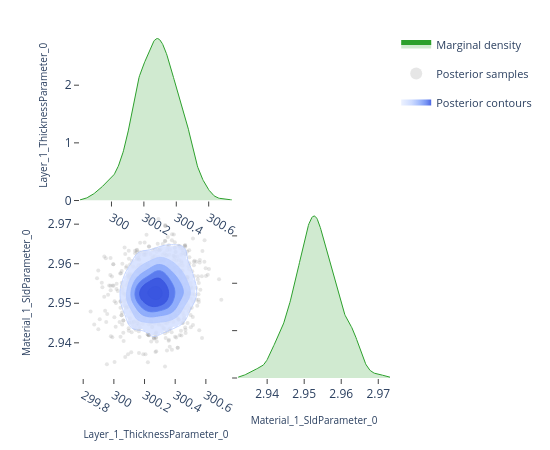

Notebook cell for this chart:
### Code cell
# ---- Pairwise focus: thickness vs SLD ---------------------------------------
# A 2-parameter corner plot zooms in on the joint posterior for a specific
# pair.  This is the same view the EasyReflectometryApp's "2D Heatmap"
# sub-tab uses to inspect parameter degeneracies.


params_of_interest = ['Layer_1_ThicknessParameter_0', 'Material_1_SldParameter_0']
idx = [posterior.param_names.index(p) for p in params_of_interest]
subset_draws = np.asarray(posterior.draws)[:, idx]

fig = plot_corner(subset_draws, params_of_interest)
fig.show()

### Figure 1 — Plotly figure (JSON) as saved in the notebook; plotly's stock layout.template omitted (floating-point values rounded to 4 significant figures; data arrays with more than 128 entries replaced by an {"elided": "..."} marker saying what was removed)
{"data": [{"fill": "tozeroy", "fillcolor": "rgba(44, 160, 44, 0.22)", "hoverinfo": "skip", "legendgroup": "marginal", "line": {"color": "rgb(44, 160, 44)", "width": 1}, "mode": "lines", "name": "Marginal density", "showlegend": true, "type": "scatter", "x": {"elided": "256 float values"}, "xaxis": "x", "y": {"elided": "256 float values"}, "yaxis": "y"}, {"hoverinfo": "skip", "legendgroup": "scatter", "marker": {"color": "rgba(140, 140, 140, 0.22)", "size": 4}, "mode": "markers", "name": "Posterior samples", "showlegend": true, "type": "scatter", "x": {"elided": "880 float values"}, "xaxis": "x3", "y": {"elided": "880 float values"}, "yaxis": "y3", "zorder": 0}, {"colorscale": [[0.0, "rgba(224, 233, 255, 0.62)"], [0.35, "rgba(183, 203, 255, 0.70)"], [0.6, "rgba(138, 169, 252, 0.78)"], [0.82, "rgba(96, 131, 242, 0.84)"], [1.0, "rgba(58, 86, 224, 0.90)"]], "connectgaps": false, "contours": {"coloring": "fill", "end": 176.9, "showlabels": false, "showlines": false, "size": 27.94, "start": 37.25}, "hoverinfo": "skip", "legendgroup": "contour", "name": "Posterior contours", "showlegend": true, "showscale": false, "type": "contour", "x": [299.8, 299.8, 299.8, 299.8, 299.9, 299.9, 299.9, 299.9, 299.9, 299.9, 299.9, 299.9, 299.9, 300.0, 300.0, 300.0, 300.0, 300.0, 300.0, 300.0, 300.0, 300.1, 300.1, 300.1, 300.1, 300.1, 300.1, 300.1, 300.1, 300.1, 300.2, 300.2, 300.2, 300.2, 300.2, 300.2, 300.2, 300.2, 300.3, 300.3, 300.3, 300.3, 300.3, 300.3, 300.3, 300.3, 300.4, 300.4, 300.4, 300.4, 300.4, 300.4, 300.4, 300.4, 300.4, 300.5, 300.5, 300.5, 300.5, 300.5, 300.5, 300.5, 300.5, 300.6, 300.6, 300.6, 300.6, 300.6, 300.6, 300.6, 300.6, 300.6, 300.7, 300.7, 300.7, 300.7, 300.7, 300.7, 300.7, 300.7], "xaxis": "x3", "y": [2.932, 2.933, 2.933, 2.934, 2.934, 2.935, 2.935, 2.936, 2.936, 2.937, 2.937, 2.938, 2.938, 2.939, 2.939, 2.94, 2.94, 2.941, 2.942, 2.942, 2.943, 2.943, 2.944, 2.944, 2.945, 2.945, 2.946, 2.946, 2.947, 2.947, 2.948, 2.948, 2.949, 2.949, 2.95, 2.95, 2.951, 2.951, 2.952, 2.952, 2.953, 2.953, 2.954, 2.954, 2.955, 2.956, 2.956, 2.957, 2.957, 2.958, 2.958, 2.959, 2.959, 2.96, 2.96, 2.961, 2.961, 2.962, 2.962, 2.963, 2.963, 2.964, 2.964, 2.965, 2.965, 2.966, 2.966, 2.967, 2.967, 2.968, 2.968, 2.969, 2.97, 2.97, 2.971, 2.971, 2.972, 2.972, 2.973, 2.973], "yaxis": "y3", "z": {"elided": "80x80 float values"}, "zmax": 176.9, "zmin": 37.25, "zorder": 1}, {"colorscale": [[0.0, "rgba(183, 203, 255, 0.94)"], [0.35, "rgba(183, 203, 255, 0.94)"], [0.35, "rgba(138, 169, 252, 0.95)"], [0.6, "rgba(138, 169, 252, 0.95)"], [0.6, "rgba(96, 131, 242, 0.96)"], [0.82, "rgba(96, 131, 242, 0.96)"], [0.82, "rgba(58, 86, 224, 0.98)"], [1.0, "rgba(58, 86, 224, 0.98)"]], "contours": {"coloring": "lines", "end": 176.9, "showlabels": false, "size": 27.94, "start": 37.25}, "hoverinfo": "skip", "legendgroup": "contour", "line": {"width": 0.9}, "showlegend": false, "showscale": false, "type": "contour", "x": [299.8, 299.8, 299.8, 299.8, 299.9, 299.9, 299.9, 299.9, 299.9, 299.9, 299.9, 299.9, 299.9, 300.0, 300.0, 300.0, 300.0, 300.0, 300.0, 300.0, 300.0, 300.1, 300.1, 300.1, 300.1, 300.1, 300.1, 300.1, 300.1, 300.1, 300.2, 300.2, 300.2, 300.2, 300.2, 300.2, 300.2, 300.2, 300.3, 300.3, 300.3, 300.3, 300.3, 300.3, 300.3, 300.3, 300.4, 300.4, 300.4, 300.4, 300.4, 300.4, 300.4, 300.4, 300.4, 300.5, 300.5, 300.5, 300.5, 300.5, 300.5, 300.5, 300.5, 300.6, 300.6, 300.6, 300.6, 300.6, 300.6, 300.6, 300.6, 300.6, 300.7, 300.7, 300.7, 300.7, 300.7, 300.7, 300.7, 300.7], "xaxis": "x3", "y": [2.932, 2.933, 2.933, 2.934, 2.934, 2.935, 2.935, 2.936, 2.936, 2.937, 2.937, 2.938, 2.938, 2.939, 2.939, 2.94, 2.94, 2.941, 2.942, 2.942, 2.943, 2.943, 2.944, 2.944, 2.945, 2.945, 2.946, 2.946, 2.947, 2.947, 2.948, 2.948, 2.949, 2.949, 2.95, 2.95, 2.951, 2.951, 2.952, 2.952, 2.953, 2.953, 2.954, 2.954, 2.955, 2.956, 2.956, 2.957, 2.957, 2.958, 2.958, 2.959, 2.959, 2.96, 2.96, 2.961, 2.961, 2.962, 2.962, 2.963, 2.963, 2.964, 2.964, 2.965, 2.965, 2.966, 2.966, 2.967, 2.967, 2.968, 2.968, 2.969, 2.97, 2.97, 2.971, 2.971, 2.972, 2.972, 2.973, 2.973], "yaxis": "y3", "z": {"elided": "80x80 float values"}, "zmax": 176.9, "zmin": 37.25, "zorder": 2}, {"fill": "tozeroy", "fillcolor": "rgba(44, 160, 44, 0.22)", "hoverinfo": "skip", "legendgroup": "marginal", "line": {"color": "rgb(44, 160, 44)", "width": 1}, "mode": "lines", "name": "Marginal density", "showlegend": false, "type": "scatter", "x": {"elided": "256 float values"}, "xaxis": "x4", "y": {"elided": "256 float values"}, "yaxis": "y4"}], "layout": {"height": 450, "legend": {"font": {"size": 11}, "itemsizing": "constant", "orientation": "v", "x": 1.02, "xanchor": "left", "y": 1.0, "yanchor": "top"}, "margin": {"b": 60, "l": 80, "r": 160, "t": 30}, "plot_bgcolor": "white", "showlegend": true, "width": 550, "xaxis": {"anchor": "y", "domain": [0.0, 0.49], "showgrid": false, "ticks": "outside", "zeroline": false}, "xaxis2": {"anchor": "y2", "domain": [0.51, 1.0], "showgrid": false, "ticks": "outside", "visible": false, "zeroline": false}, "xaxis3": {"anchor": "y3", "domain": [0.0, 0.49], "showgrid": false, "ticks": "outside", "title": {"font": {"size": 10}, "text": "Layer_1_ThicknessParameter_0"}, "zeroline": false}, "xaxis4": {"anchor": "y4", "domain": [0.51, 1.0], "showgrid": false, "ticks": "outside", "title": {"font": {"size": 10}, "text": "Material_1_SldParameter_0"}, "zeroline": false}, "yaxis": {"anchor": "x", "domain": [0.51, 1.0], "showgrid": false, "ticks": "outside", "title": {"font": {"size": 10}, "text": "Layer_1_ThicknessParameter_0"}, "zeroline": false}, "yaxis2": {"anchor": "x2", "domain": [0.51, 1.0], "showgrid": false, "ticks": "outside", "visible": false, "zeroline": false}, "yaxis3": {"anchor": "x3", "domain": [0.0, 0.49], "showgrid": false, "ticks": "outside", "title": {"font": {"size": 10}, "text": "Material_1_SldParameter_0"}, "zeroline": false}, "yaxis4": {"anchor": "x4", "domain": [0.0, 0.49], "showgrid": false, "showticklabels": false, "ticks": "outside", "zeroline": false}}}
